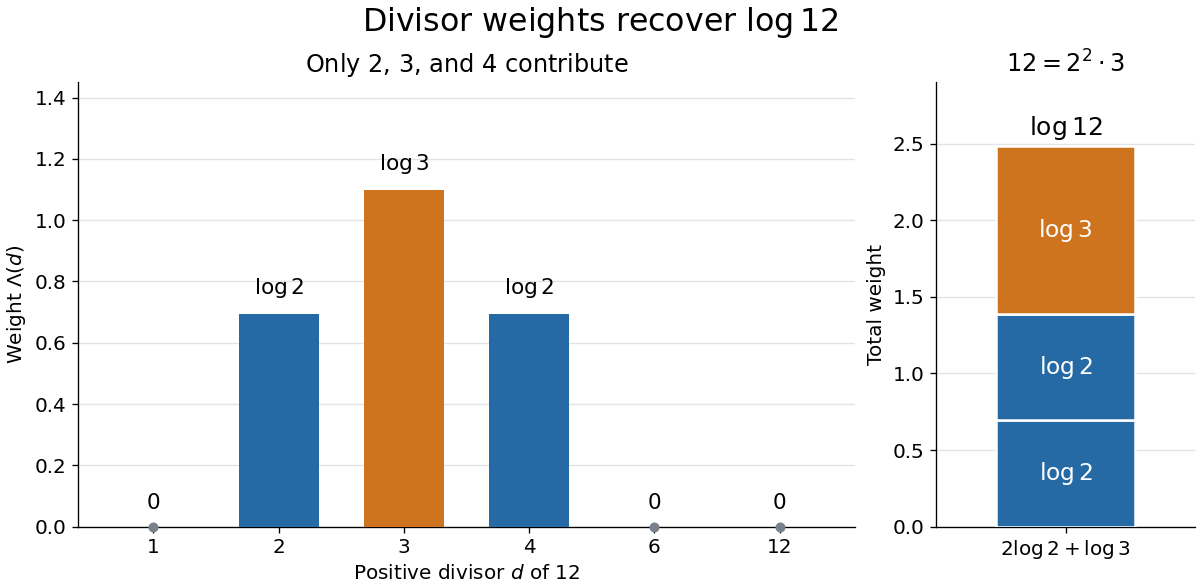

Here is the Python script that generated this plot:
"""Plot the von Mangoldt divisor weights of 12; Python 3.14, Matplotlib 3.10.7.

Run from _media; the opaque white PNG is written to the current directory.
"""
from math import isclose, log
from pathlib import Path

import matplotlib.pyplot as plt
import numpy as np


def prime_power_base(n):
    """Return the prime base of a positive-exponent prime power, or None."""
    if n < 2:
        return None
    base = 2
    while n % base:
        base += 1
    while n % base == 0:
        n //= base
    return base if n == 1 else None


def divisor_data(n):
    divisors = [d for d in range(1, n + 1) if n % d == 0]
    bases = [prime_power_base(d) for d in divisors]
    weights = np.array([log(p) if p else 0.0 for p in bases])
    return divisors, bases, weights


def main():
    divisors, bases, weights = divisor_data(12)
    assert divisors == [1, 2, 3, 4, 6, 12]
    assert bases == [None, 2, 3, 2, None, None]
    assert isclose(float(weights.sum()), log(12), abs_tol=1e-14)
    colors = {2: "#256aa5", 3: "#ce731e", None: "#79818a"}
    labels = ["0", r"$\log 2$", r"$\log 3$", r"$\log 2$", "0", "0"]
    plt.rcParams.update({"font.size": 12, "axes.spines.top": False,
                         "axes.spines.right": False})
    fig, axes = plt.subplots(1, 2, figsize=(10, 4.9), dpi=120,
                             gridspec_kw={"width_ratios": [3, 1]}, layout="constrained")
    fig.patch.set_facecolor("white")
    fig.suptitle(r"Divisor weights recover $\log 12$", fontsize=19)
    ax, total_ax = axes
    ax.set_facecolor("white")
    total_ax.set_facecolor("white")
    positions = np.arange(len(divisors))
    ax.bar(positions, weights, color=[colors[p] for p in bases], width=0.64, zorder=3)
    for pos, weight, label in zip(positions, weights, labels):
        ax.text(pos, weight + 0.045, label, ha="center", va="bottom", fontsize=13)
        if weight == 0:
            ax.plot(pos, 0, "o", color=colors[None], markersize=5, clip_on=False, zorder=4)
    ax.set_xticks(positions, divisors)
    ax.set(xlabel=r"Positive divisor $d$ of 12", ylabel=r"Weight $\Lambda(d)$",
           ylim=(0, 1.45), title=r"Only $2$, $3$, and $4$ contribute")
    ax.grid(axis="y", color="#e0e4e8", zorder=0)
    bottom = 0.0
    for p in (2, 2, 3):
        weight = log(p)
        total_ax.bar(0, weight, bottom=bottom, color=colors[p], width=0.7,
                     edgecolor="white", linewidth=1.5, zorder=3)
        total_ax.text(0, bottom + weight / 2, rf"$\log {p}$", ha="center",
                      va="center", color="white", fontsize=14)
        bottom += weight
    total_ax.set_xticks([0], [r"$2\log 2+\log 3$"])
    total_ax.set(xlim=(-0.65, 0.65), ylim=(0, 2.9), ylabel="Total weight",
                 title=r"$12=2^2\cdot3$")
    total_ax.text(0, bottom + 0.07, r"$\log 12$", ha="center", fontsize=15)
    total_ax.grid(axis="y", color="#e0e4e8", zorder=0)
    fig.savefig(Path.cwd() / (Path(__file__).stem + ".png"), facecolor="white",
                transparent=False)
    plt.close(fig)


if __name__ == "__main__":
    main()
